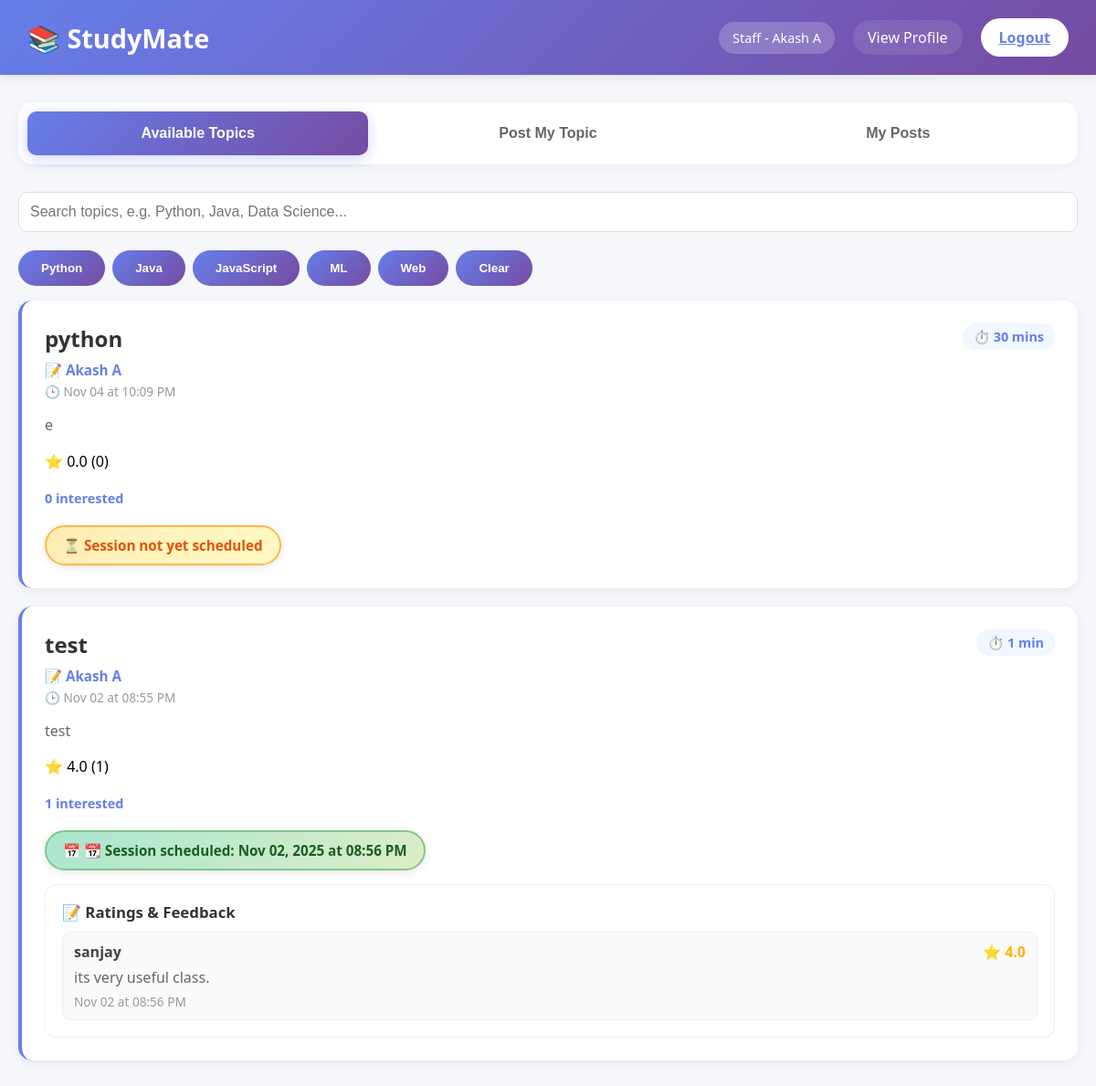
Page /home (signed in) on the earlier database version.
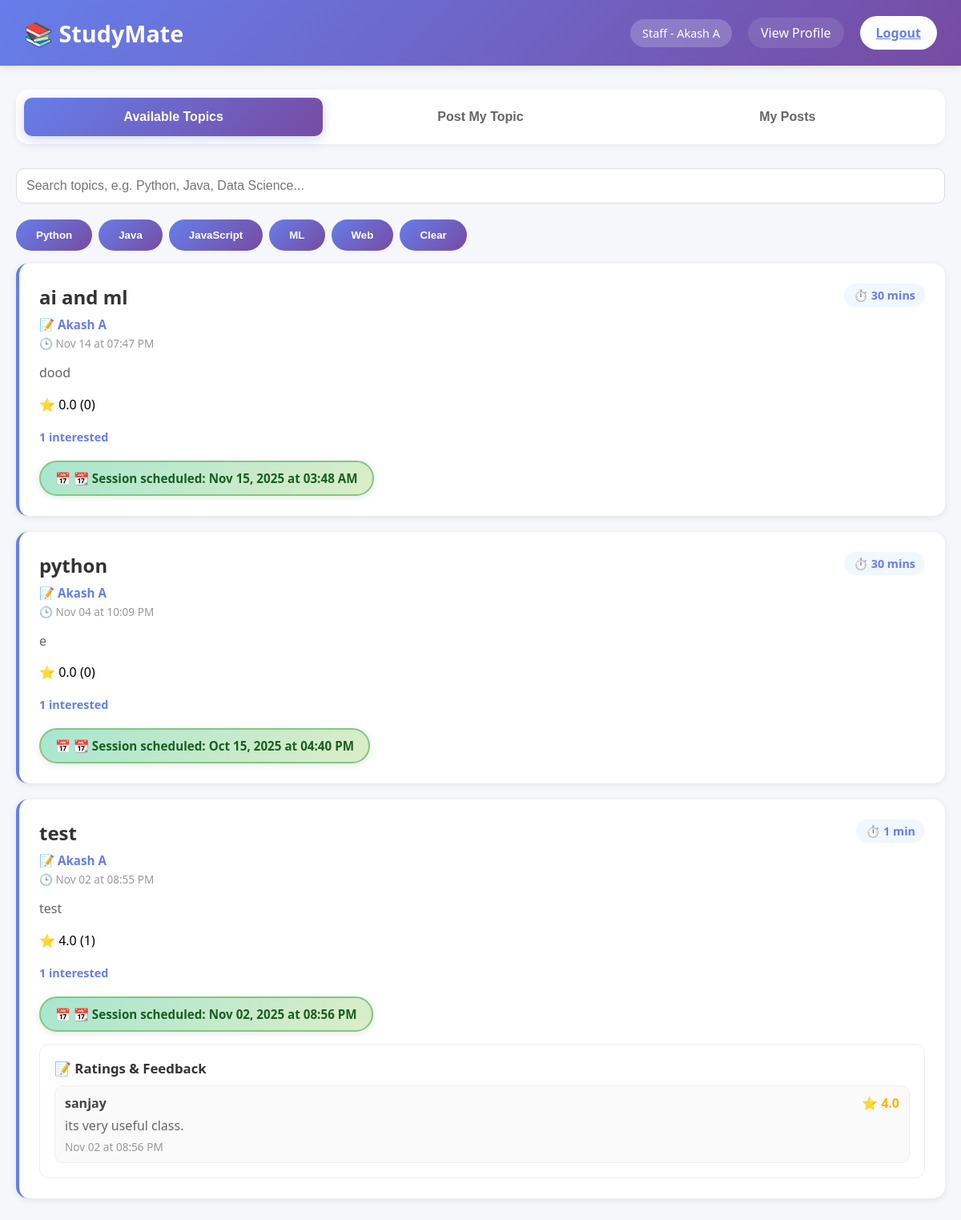
Same page on the later database version.
### tables this page shows
CREATE TABLE topics (
                id INTEGER PRIMARY KEY AUTOINCREMENT,
                title TEXT NOT NULL,
                description TEXT NOT NULL,
                duration TEXT NOT NULL,
                created_by INTEGER NOT NULL,
                created_at TIMESTAMP DEFAULT CURRENT_TIMESTAMP,
                scheduled_datetime TEXT,
                category TEXT,
                status TEXT DEFAULT 'active',
                is_archived INTEGER DEFAULT 0,
                FOREIGN KEY (created_by) REFERENCES users(id) ON DELETE CASCADE
            );

CREATE TABLE ratings (
                id INTEGER PRIMARY KEY AUTOINCREMENT,
                user_id INTEGER NOT NULL,
                topic_id INTEGER NOT NULL,
                rating REAL NOT NULL CHECK (rating >= 0 AND rating <= 5),
                feedback TEXT,
                created_at TIMESTAMP DEFAULT CURRENT_TIMESTAMP,
                updated_at TIMESTAMP DEFAULT CURRENT_TIMESTAMP,
                FOREIGN KEY (user_id) REFERENCES users(id) ON DELETE CASCADE,
                FOREIGN KEY (topic_id) REFERENCES topics(id) ON DELETE CASCADE,
                UNIQUE(user_id, topic_id)
            );

CREATE TABLE users (
                id INTEGER PRIMARY KEY AUTOINCREMENT,
                username TEXT UNIQUE NOT NULL,
                password TEXT NOT NULL,
                profession TEXT NOT NULL,
                name TEXT NOT NULL,
                bio TEXT,
                avatar TEXT,
                email_verified INTEGER DEFAULT 0
            , role TEXT NOT NULL DEFAULT 'student', mobile TEXT, mobile_verified INTEGER DEFAULT 0);

### main.py (the view)
@app.route('/home')
def home():
    if 'user' not in session:
        return redirect(url_for('landing'))
    user = session['user']
    if user.get('is_admin'):
        return redirect(url_for('admin_home'))
    conn = sqlite3.connect(DB_NAME)
    c = conn.cursor()
    c.execute("""
        SELECT t.id, t.title, t.description, t.duration, t.created_by, t.created_at,
               t.scheduled_datetime, u.username, u.name,
               COUNT(DISTINCT w.id) as willingness_count,
               IFNULL(t.category, ''),
               ROUND(AVG(r.rating), 2) as avg_rating,
               COUNT(r.id) as ratings_count
        FROM topics t
        LEFT JOIN users u ON t.created_by = u.id
        LEFT JOIN willingness w ON t.id = w.topic_id
        LEFT JOIN ratings r ON t.id = r.topic_id
        GROUP BY t.id
        ORDER BY t.created_at DESC
    """)
    raw_topics = c.fetchall()
    topics = []
    now = datetime.now()
    for topic in raw_topics:
        topic_list = list(topic)
        original_scheduled = topic_list[6]  # Keep original for date check
        if topic_list[5]:  # created_at exists
            try:
                for fmt in ['%Y-%m-%d %H:%M:%S', '%Y-%m-%d %H:%M', '%Y-%m-%d']:
                    try:
                        dt = datetime.strptime(str(topic_list[5]), fmt)
                        topic_list[5] = dt.strftime('%b %d at %I:%M %p')
                        break
                    except ValueError:
                        continue
            except:
                topic_list[5] = str(topic_list[5])
        can_feedback = True  # Default: can give feedback if no scheduled date
        if topic_list[6]:  # scheduled_datetime exists
            try:
                for fmt in ['%Y-%m-%dT%H:%M', '%Y-%m-%d %H:%M:%S', '%Y-%m-%d %H:%M']:
                    try:
                        dt = datetime.strptime(str(topic_list[6]), fmt)
                        topic_list[6] = dt.strftime('%b %d, %Y at %I:%M %p')
                        can_feedback = now >= dt
                        break
                    except ValueError:
                        continue
            except:
                topic_list[6] = str(topic_list[6])
        if topic_list[11] is None:
            topic_list[11] = 0.0
        topic_list.append(can_feedback)
        topics.append(tuple(topic_list))
    c.execute("""
        SELECT t.id, t.title, t.description, t.duration, t.created_by, t.created_at, t.scheduled_datetime,
               COUNT(DISTINCT w.id) as willingness_count,
               IFNULL(t.category, ''),
               ROUND(AVG(r.rating), 2) as avg_rating,
               COUNT(r.id) as ratings_count
        FROM topics t
        LEFT JOIN willingness w ON t.id = w.topic_id
        LEFT JOIN ratings r ON t.id = r.topic_id
        WHERE t.created_by = ?
        GROUP BY t.id
        ORDER BY t.created_at DESC
    """, (user['id'],))
    raw_my_topics = c.fetchall()
    my_topics = []
    for topic in raw_my_topics:
        topic_list = list(topic)
        if topic_list[5]:  # created_at exists
            try:
                for fmt in ['%Y-%m-%d %H:%M:%S', '%Y-%m-%d %H:%M', '%Y-%m-%d']:
                    try:
                        dt = datetime.strptime(str(topic_list[5]), fmt)
                        topic_list[5] = dt.strftime('%b %d at %I:%M %p')
                        break
                    except ValueError:
                        continue
            except:
                topic_list[5] = str(topic_list[5])
        if topic_list[6]:
            try:
                for fmt in ['%Y-%m-%dT%H:%M', '%Y-%m-%d %H:%M:%S', '%Y-%m-%d %H:%M']:
                    try:
                        dt = datetime.strptime(str(topic_list[6]), fmt)
                        topic_list[6] = dt.strftime('%b %d, %Y at %I:%M %p')
                        break
                    except ValueError:
                        continue
            except:
                topic_list[6] = str(topic_list[6])
        if topic_list[9] is None:
            topic_list[9] = 0.0
        my_topics.append(tuple(topic_list))
    c.execute("SELECT topic_id FROM willingness WHERE user_id = ?", (user['id'],))
    my_willingness = [row[0] for row in c.fetchall()]
    willing_users = {}
    topic_ratings = {}
    for topic in my_topics:
        c.execute("""
            SELECT u.name, u.username
            FROM willingness w
            JOIN users u ON w.user_id = u.id
            WHERE w.topic_id = ?
        """, (topic[0],))
        willing_users[topic[0]] = [{'name': row[0], 'email': row[1]} for row in c.fetchall()]
        c.execute("""
            SELECT u.name, r.rating, IFNULL(r.feedback, ''), r.created_at
            FROM ratings r
            JOIN users u ON r.user_id = u.id
            WHERE r.topic_id = ?
            ORDER BY r.created_at DESC
        """, (topic[0],))
        rows = c.fetchall()
        formatted = []
        for name, rating, feedback, created_at in rows:
            ts = str(created_at) if created_at is not None else ''
            try:
                dt = None
                for fmt in ['%Y-%m-%d %H:%M:%S', '%Y-%m-%d %H:%M', '%Y-%m-%d']:
                    try:
                        from datetime import datetime as _dt
                        dt = _dt.strptime(ts, fmt)
                        break
                    except ValueError:
                        continue
                created_str = dt.strftime('%b %d at %I:%M %p') if dt else ts
            except Exception:
                created_str = ts
            formatted.append({'name': name, 'rating': rating, 'feedback': feedback, 'when': created_str})
        topic_ratings[topic[0]] = formatted
    c = None
    conn.close()
    return render_template('home.html',
                           user=user,
                           topics=topics,
                           my_topics=my_topics,
                           my_willingness=my_willingness,
                           willing_users=willing_users,
                           topic_ratings=topic_ratings)

### templates/home.html (shortened to what the changed rows need)
<!DOCTYPE html>
<html lang="en">
<head>
</head>
<body>
    <div class="header">
        <h2>📚 StudyMate</h2>
    </div>
    <div class="container">
        <div id="available" class="tab-content active">
            {% if topics %}
                {% for topic in topics %}
                <div class="topic-card" data-title="{{ topic[1]|lower }}" data-desc="{{ topic[2]|lower }}" data-category="{{ (topic[10] or '')|lower }}">
                    <div class="topic-header">
                        <div>
                            <div class="topic-title">{{ topic[1] }}</div>
                            <div class="topic-author">📝 {{ topic[8] }}</div>
                            <div style="color: #999; font-size: 0.85em; margin-top: 4px;">🕒 {{ topic[5] }}</div>
                        </div>
                        <div>
                            <span class="topic-duration">⏱️ {{ topic[3] }}</span>
                        </div>
                    </div>
                    <div class="topic-description">{{ topic[2] }}</div>
                    <div class="rating-box">
                        <span id="avg-{{ topic[0] }}">⭐ {{ '%.1f' % topic[11] }} ({{ topic[12] }})</span>
                    </div>
                    <div class="meta-info">
                        <span class="willing-count" id="count-{{ topic[0] }}">{{ topic[9] }} interested</span>
                    </div>
                    <div style="margin-top: 10px;">
                        {% if topic[6] %}
                            <div class="session-status scheduled">
                                📅 📆 Session scheduled: {{ topic[6] }}
                            </div>
                        {% else %}
                            <div class="session-status not-scheduled">
                                ⏳ Session not yet scheduled
                            </div>
                        {% endif %}
                    </div>
                    {% if topic_ratings and topic_ratings.get(topic[0]) %}
                        <div style="margin-top: 15px; padding: 18px; background: #fff; border-radius: 12px; border: 1px solid #eee;">
                            <strong style="color: #333; font-size: 1.05em;">📝 Ratings & Feedback</strong>
                            <div style="margin-top: 10px; display: grid; gap: 10px;">
                                {% for rf in topic_ratings.get(topic[0], []) %}
                                    <div style="padding: 10px 12px; background: #fafafa; border-radius: 10px; border: 1px solid #eee;">
                                        <div style="display:flex; justify-content: space-between; align-items:center;">
                                            <span style="font-weight:700; color:#444;">{{ rf.name }}</span>
                                            <span style="color:#ffb300; font-weight:700;">⭐ {{ '%.1f' % rf.rating }}</span>
                                        </div>
                                        {% if rf.feedback %}
                                        <div style="margin-top:6px; color:#666;">{{ rf.feedback }}</div>
                                        {% endif %}
                                        <div style="margin-top:6px; color:#999; font-size:0.85em;">{{ rf.when }}</div>
                                    </div>
                                {% endfor %}
                            </div>
                        </div>
                    {% endif %}
                </div>
                {% endfor %}
            {% else %}
                <div class="empty-state">
                    <h3>📝 No topics available yet</h3>
                    <p>Be the first to post a topic!</p>
                </div>
            {% endif %}
        </div>
    </div>
</body>
</html>

Differences in the rows shown:
added topics: title "ai and ml", topic "Akash A", topic "Nov 14 at 07:47 PM", duration "30 mins", description "dood", value "0.0", is_archived "0", topic "1", topic "Nov 15, 2025 at 03:48 AM"
changed topics "python": is_archived "0" → "1"; topic (not shown) → "Oct 15, 2025 at 04:40 PM"; text "⏳ Session not yet scheduled" → "📅 📆 Session scheduled:"
